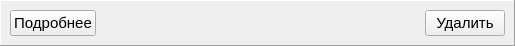
<?xml version="1.0" encoding="UTF-8"?>
<ui version="4.0">
 <class>dropMenuDB</class>
 <widget class="QWidget" name="dropMenuDB">
  <property name="geometry">
   <rect>
    <x>0</x>
    <y>0</y>
    <width>515</width>
    <height>46</height>
   </rect>
  </property>
  <property name="windowTitle">
   <string>Form</string>
  </property>
  <layout class="QGridLayout" name="gridLayout">
   <property name="leftMargin">
    <number>0</number>
   </property>
   <property name="topMargin">
    <number>0</number>
   </property>
   <property name="rightMargin">
    <number>0</number>
   </property>
   <property name="bottomMargin">
    <number>0</number>
   </property>
   <property name="spacing">
    <number>0</number>
   </property>
   <item row="0" column="0">
    <widget class="QFrame" name="frame">
     <property name="frameShape">
      <enum>QFrame::Panel</enum>
     </property>
     <property name="frameShadow">
      <enum>QFrame::Raised</enum>
     </property>
     <layout class="QHBoxLayout" name="horizontalLayout">
      <item>
       <widget class="QPushButton" name="pushButton_Details">
        <property name="font">
         <font>
          <pointsize>11</pointsize>
         </font>
        </property>
        <property name="text">
         <string>Подробнее</string>
        </property>
       </widget>
      </item>
      <item>
       <spacer name="horizontalSpacer">
        <property name="orientation">
         <enum>Qt::Horizontal</enum>
        </property>
        <property name="sizeHint" stdset="0">
         <size>
          <width>40</width>
          <height>20</height>
         </size>
        </property>
       </spacer>
      </item>
      <item>
       <widget class="QPushButton" name="pushButton_DeleteDB">
        <property name="font">
         <font>
          <pointsize>11</pointsize>
         </font>
        </property>
        <property name="text">
         <string>Удалить</string>
        </property>
       </widget>
      </item>
     </layout>
    </widget>
   </item>
  </layout>
 </widget>
 <resources/>
 <connections/>
</ui>
